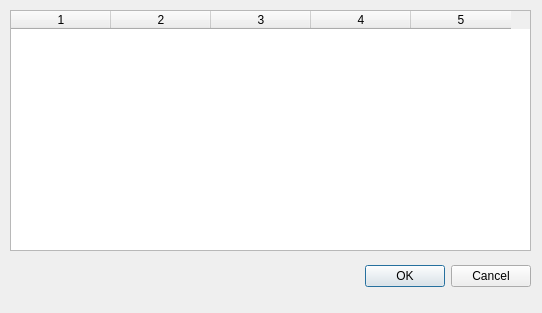
<?xml version="1.0" encoding="UTF-8"?>
<ui version="4.0">
 <class>tKb</class>
 <widget class="QDialog" name="tKb">
  <property name="geometry">
   <rect>
    <x>0</x>
    <y>0</y>
    <width>542</width>
    <height>313</height>
   </rect>
  </property>
  <property name="windowTitle">
   <string>Dialog</string>
  </property>
  <widget class="QDialogButtonBox" name="buttonBox">
   <property name="geometry">
    <rect>
     <x>190</x>
     <y>260</y>
     <width>341</width>
     <height>32</height>
    </rect>
   </property>
   <property name="orientation">
    <enum>Qt::Horizontal</enum>
   </property>
   <property name="standardButtons">
    <set>QDialogButtonBox::Cancel|QDialogButtonBox::Ok</set>
   </property>
  </widget>
  <widget class="QTableWidget" name="tableWidget">
   <property name="geometry">
    <rect>
     <x>10</x>
     <y>10</y>
     <width>521</width>
     <height>241</height>
    </rect>
   </property>
   <property name="columnCount">
    <number>5</number>
   </property>
   <column/>
   <column/>
   <column/>
   <column/>
   <column/>
  </widget>
 </widget>
 <resources/>
 <connections>
  <connection>
   <sender>buttonBox</sender>
   <signal>accepted()</signal>
   <receiver>tKb</receiver>
   <slot>accept()</slot>
   <hints>
    <hint type="sourcelabel">
     <x>248</x>
     <y>254</y>
    </hint>
    <hint type="destinationlabel">
     <x>157</x>
     <y>274</y>
    </hint>
   </hints>
  </connection>
  <connection>
   <sender>buttonBox</sender>
   <signal>rejected()</signal>
   <receiver>tKb</receiver>
   <slot>reject()</slot>
   <hints>
    <hint type="sourcelabel">
     <x>316</x>
     <y>260</y>
    </hint>
    <hint type="destinationlabel">
     <x>286</x>
     <y>274</y>
    </hint>
   </hints>
  </connection>
 </connections>
</ui>
